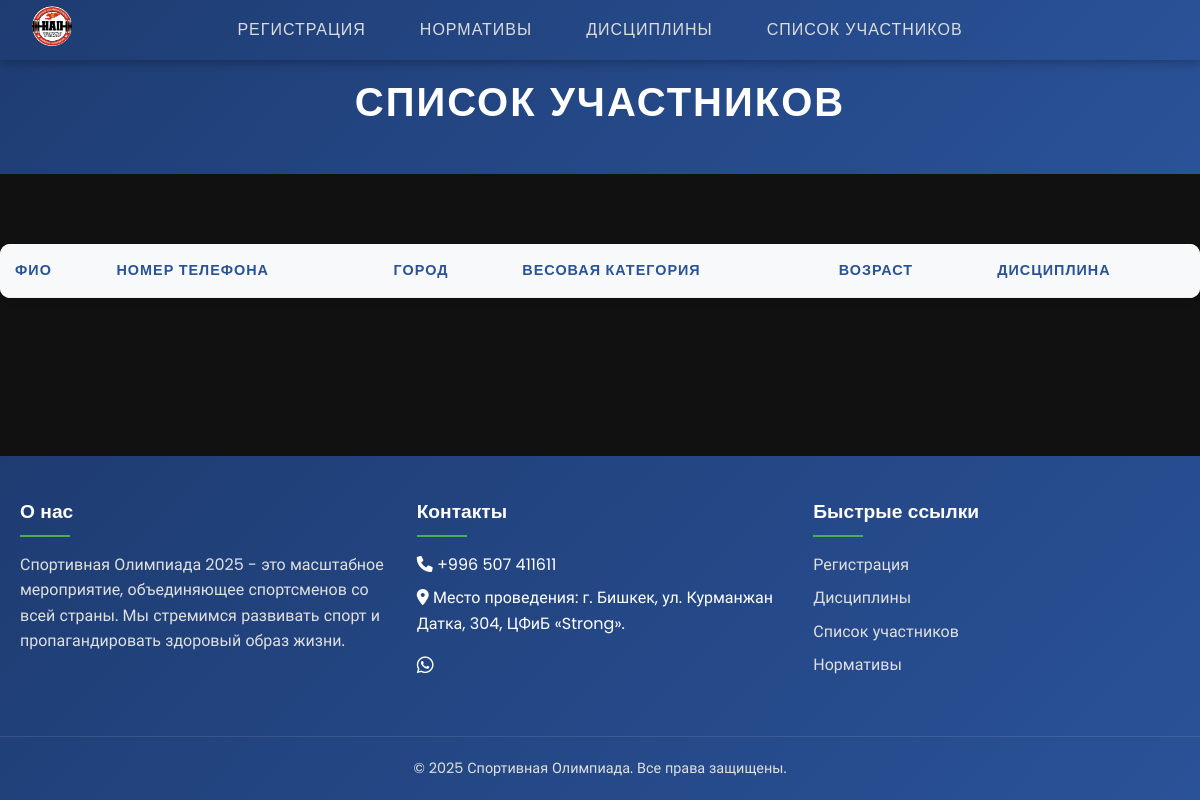
Before: /participants/ with the older database file.
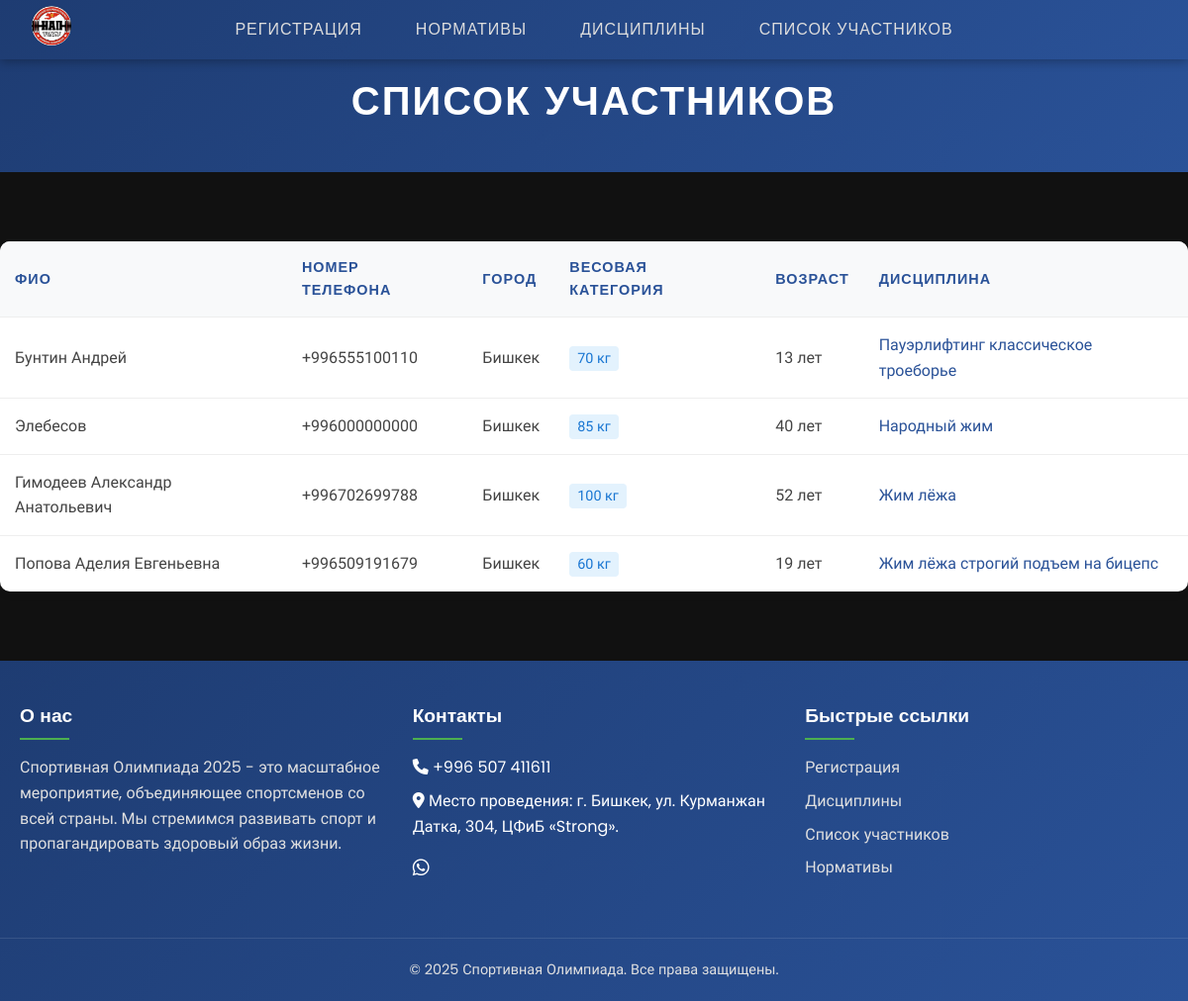
After: the same page with the newer database file.
### SportBackend/participants/models.py (models this page shows, shortened)
class Participant(models.Model):
    name = models.CharField(
        max_length=100,
        validators=[]  # Removed restrictive regex validator
    )
    phone_number = models.CharField(
        max_length=16,  # Increased max_length to accommodate international numbers
        validators=[
            RegexValidator(
                regex=r'^none$|^\+?[1-9](\d{1,3} ?){1,4}\d$',  # Allow "none" or international format
                message='Номер телефона должен быть в международном формате, начиная с "+" и может содержать пробелы, либо быть "none"'
            )
        ]
    )
    city = models.CharField(
        max_length=50,
        validators=[
            RegexValidator(
                regex=r'^[А-Яа-яЁё\s-]+$',
                message='Город должен содержать только буквы, пробелы и дефис'
            )
        ]
    )
    weight_category = models.IntegerField(
        validators=[
            MinValueValidator(0, message='Весовая категория не может быть меньше 30 кг'),
            MaxValueValidator(150, message='Весовая категория не может быть больше 150 кг')
        ]
    )
    age = models.IntegerField(
        validators=[
            MinValueValidator(6, message='Возраст не может быть меньше 6 лет'),
            MaxValueValidator(100, message='Возраст не может быть больше 100 лет')
        ]
    )
    discipline = models.CharField(
        max_length=120,
        validators=[]  # Removed restrictive regex validator
    )
    registration_date = models.DateTimeField(auto_now_add=True)
    class Meta:
        ordering = ['-registration_date']

### SportBackend/participants/views.py (the view)
# urls.py: path('', views.participants_list, name='participants_list'),
def participants_list(request):
    participants = Participant.objects.all()
    return render(request, 'main/spisok.html', {'participants': participants})

### SportBackend/main/templates/main/spisok.html (shortened to what this page needs)
{% extends 'base.html' %}
{% load static %}
{% block content %}
<div class="page-header">
    <div class="container">
        <h1>Список участников</h1>
    </div>
</div>
<div class="container">
    <table class="participants-table">
        <thead>
            <tr>
                <th>ФИО</th>
                <th>Номер телефона</th>
                <th>Город</th>
                <th>Весовая категория</th>
                <th>Возраст</th>
                <th>Дисциплина</th>
            </tr>
        </thead>
        <tbody>
            {% for participant in participants %}
            <tr>
                <td>{{ participant.name }}</td>
                <td>{{ participant.phone_number }}</td>
                <td>{{ participant.city }}</td>
                <td><span class="weight-category">{{ participant.weight_category }} кг</span></td>
                <td>{{ participant.age }} лет</td>
                <td><span class="discipline">{{ participant.discipline }}</span></td>
            </tr>
            {% endfor %}
        </tbody>
    </table>
</div>
{% endblock %}

### SportBackend/main/templates/base.html (shortened to what this page needs)
{% load static %}
<!DOCTYPE html>
<html lang="ru">
<head>
    <link rel="stylesheet" href="https://cdnjs.cloudflare.com/ajax/libs/font-awesome/6.0.0/css/all.min.css">
    <link rel="stylesheet" href="{% static 'css/index.css' %}">
    <link rel="stylesheet" href="{% static 'css/all.css' %}">
</head>
<body>
    <header>
        <div class="logo">
            <a href="{% url 'home' %}">
                <img src="{% static 'images/иконка.jpg' %}" alt="DDS">
            </a>
        </div>
        <nav>
            <ul>
                <li><a href="{% url 'registration' %}">Регистрация</a></li>
                <li class="dropdown">
                    <a href="#" class="dropdown-trigger">Нормативы</a>
                </li>
                <li><a href="{% url 'disciplines' %}">Дисциплины</a></li>
                <li><a href="{% url 'participants_list' %}">Список участников</a></li>
            </ul>
        </nav>
    </header>
    <main>
        {% block content %}
        {% endblock %}
    </main>
    <footer>
        <div class="footer-content">
            <div class="footer-section">
                <h3>О нас</h3>
                <p>Спортивная Олимпиада 2025 - это масштабное мероприятие, объединяющее спортсменов со всей страны. Мы стремимся развивать спорт и пропагандировать здоровый образ жизни.</p>
            </div>
            <div class="footer-section">
                <h3>Контакты</h3>
                <ul>
                    <li><i class="fas fa-phone"></i> +996 507 411611</li>
                    <li><i class="fas fa-map-marker-alt"></i> Место проведения: г. Бишкек, ул. Курманжан Датка, 304, ЦФиБ «Strong».</li>
                </ul>
                <div class="social-links">
                    <a href="http://wa.me/996507411611"><i class="fab fa-whatsapp"></i></a>
                </div>
            </div>
            <div class="footer-section">
                <h3>Быстрые ссылки</h3>
                <ul>
                    <li><a href="{% url 'registration' %}">Регистрация</a></li>
                    <li><a href="{% url 'disciplines' %}">Дисциплины</a></li>
                    <li><a href="{% url 'participants_list' %}">Список участников</a></li>
                    <li><a href="{% url 'male_standards' %}">Нормативы</a></li>
                </ul>
            </div>
        </div>
        <div class="footer-bottom">
            <p>&copy; 2025 Спортивная Олимпиада. Все права защищены.</p>
        </div>
    </footer>
</body>
</html>

### SportBackend/main/static/css/index.css (style rules this page uses)
:root { --color-primary: #2563eb; --color-secondary: #3b82f6; --color-accent: #f59e0b; --color-background: #0f172a; --color-surface: #1e293b; --color-text: #f8fafc; --color-text-muted: #94a3b8; --shadow-sm: 0 1px 2px 0 rgb(0 0 0 / 0.05); --shadow-md: 0 4px 6px -1px rgb(0 0 0 / 0.1); --shadow-lg: 0 10px 15px -3px rgb(0 0 0 / 0.2); }
* { margin: 0; padding: 0; box-sizing: border-box; }
body { font-family: 'Montserrat', sans-serif; background: var(--color-background); color: var(--color-text); line-height: 1.6; overflow-x: hidden; }
.logo img { height: 40px; width: auto; border-radius: 8px; }

### SportBackend/main/static/css/all.css (style rules this page uses)
body { font-family: 'Poppins', 'Montserrat', 'Raleway', sans-serif; color: #fff; background-color: #111; padding-top: 80px; margin: 0; }
header { display: flex; justify-content: space-between; align-items: center; padding: 1rem 2rem; background: linear-gradient(135deg, #1e3c72 0%, #2a5298 100%); width: 100vw; position: fixed; top: 0; left: 0; right: 0; margin: 0; z-index: 1000; box-shadow: 0 2px 10px rgba(0, 0, 0, 0.3); height: 60px; }
header .logo { position: absolute; left: 2rem; }
header .logo img { width: 40px; height: 40px; border-radius: 50%; object-fit: cover; transition: transform 0.3s ease, opacity 0.3s ease; }
header nav { display: flex; justify-content: center; flex-grow: 1; }
header nav ul { display: flex; gap: 1.5rem; }
header nav ul li { list-style: none; }
header nav ul li a { font-family: 'Poppins', sans-serif; font-weight: 500; letter-spacing: 1px; color: #ddd; text-transform: uppercase; text-decoration: none; position: relative; transition: color 0.3s ease; }
header nav ul li a::after { content: ''; position: absolute; left: 0; bottom: -3px; width: 0; height: 2px; background-color: #ff8c00; transition: width 0.3s ease-in-out; }
nav ul { list-style: none; padding: 0; margin: 0; display: flex; }
nav ul li { position: relative; }
nav ul li a { text-decoration: none; padding: 10px 15px; display: block; }

### SportBackend/main/templates/base.html (style rules this page uses)
body { display: flex; flex-direction: column; min-height: 100vh; margin: 0; }
main { flex: 1; }
footer { background: linear-gradient(135deg, #1e3c72 0%, #2a5298 100%); color: white; padding: 40px 0 20px; margin-top: 50px; }
.footer-content { max-width: 1200px; margin: 0 auto; display: grid; grid-template-columns: repeat(3, 1fr); gap: 30px; padding: 0 20px; }
.footer-section { margin-bottom: 20px; }
.footer-section h3 { font-family: 'Montserrat', sans-serif; font-size: 1.2rem; margin-bottom: 15px; color: #fff; position: relative; padding-bottom: 10px; }
.footer-section h3::after { content: ''; position: absolute; left: 0; bottom: 0; width: 50px; height: 2px; background: #4CAF50; }
.footer-section p { color: #e0e0e0; line-height: 1.6; margin-bottom: 10px; }
.footer-section ul { list-style: none; padding: 0; }
.footer-section ul li { margin-bottom: 8px; }
.footer-section ul li a { color: #e0e0e0; text-decoration: none; transition: color 0.3s ease; }
.social-links { display: flex; gap: 15px; margin-top: 15px; }
.social-links a { color: white; font-size: 1.2rem; transition: transform 0.3s ease; }
.footer-bottom { text-align: center; padding-top: 20px; margin-top: 30px; border-top: 1px solid rgba(255, 255, 255, 0.1); }
.footer-bottom p { color: #e0e0e0; font-size: 0.9rem; }

### SportBackend/main/templates/main/spisok.html (style rules this page uses)
.page-header { background: linear-gradient(135deg, #1e3c72 0%, #2a5298 100%); color: white; padding: 40px 0; margin-bottom: 30px; text-align: center; margin-top: -80px; }
.page-header h1 { font-family: 'Montserrat', sans-serif; font-size: 2.5rem; margin: 0; text-transform: uppercase; letter-spacing: 2px; }
.container { max-width: 1200px; margin: 0 auto; padding-top: 20px; }
.container h1 { margin-top: 10px; }
.participants-table { width: 100%; border-collapse: separate; border-spacing: 0; margin: 20px 0; background: white; border-radius: 10px; overflow: hidden; box-shadow: 0 4px 6px rgba(0, 0, 0, 0.1); }
.participants-table th, .participants-table td { padding: 15px; text-align: left; border-bottom: 1px solid #eee; }
.participants-table th { background: #f8f9fa; color: #2a5298; font-weight: 600; font-family: 'Poppins', sans-serif; text-transform: uppercase; font-size: 0.9rem; letter-spacing: 1px; }
.participants-table tr:last-child td { border-bottom: none; }
.participants-table td { font-family: 'Raleway', sans-serif; color: #444; }
.weight-category { background: #e3f2fd; color: #1976d2; padding: 4px 8px; border-radius: 4px; font-size: 0.9rem; }
.discipline { color: #2a5298; font-weight: 500; }

Changed rows visible on the page:
added Participant: name "Бунтин Андрей", phone_number "+996555100110", city "Бишкек", weight_category "70", age "13", discipline "Пауэрлифтинг классическое троеборье"
added Participant: name "Элебесов", phone_number "+996000000000", city "Бишкек", weight_category "85", age "40", discipline "Народный жим"
added Participant: name "Гимодеев Александр Анатольевич", phone_number "+996702699788", city "Бишкек", weight_category "100", age "52", discipline "Жим лёжа"
added Participant: name "Попова Аделия Евгеньевна", phone_number "+996509191679", city "Бишкек", weight_category "60", age "19", discipline "Жим лёжа строгий подъем на бицепс"
